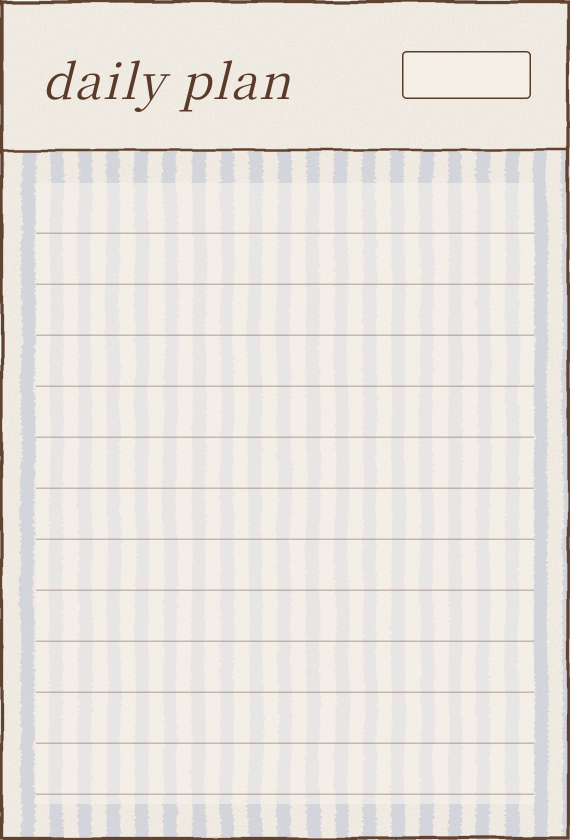
#> input picture assets/objects/daily.png, 1140 x 1680 px, given in place of vinyl-recorder.png, which was not available (shown at 1/2 size)
$ python build_assets_b.py
#> lines starting #> are read from the running program, lines starting #| are printed output that depends on the picture; after the words box and inside, x2 and y2 are one past the last pixel; in counts of white or black regions, pixels touching at a corner belong together
#!/usr/bin/env python3
"""Phase B 素材:素材庫(相框 / 貼紙)、月曆、筆記本封面去背、內頁左右頁、封底,並把月曆與筆記本在桌面上的舊物件補底。
用法:python3 tools/build_assets_b.py <素材資料夾>   (需先跑過 build_assets.py)"""
import sys, os, json, math
import numpy as np, cv2
from PIL import Image, ImageDraw, ImageFilter
SRC = sys.argv[1] if len(sys.argv) > 1 else '素材'
ROOT = os.path.dirname(os.path.dirname(os.path.abspath(__file__)))
A = lambda *p: os.path.join(ROOT, 'assets', *p)
def save(im, path):
    im.save(path, optimize=True); print(path, im.size, os.path.getsize(path)//1024, 'KB')
def fit_long(im, n=1200):
    s = n / max(im.size)
    return im.resize((round(im.width*s), round(im.height*s)), Image.LANCZOS) if s < 1 else im

# ── 素材庫:裁到內容範圍、長邊 ≤1200;相框另外算出照片窗口(內部不連到外面的透明區)──
lib = {}
for kind, folder, name in [('frame', '相框', 'vinyl-recorder.png'), ('sticker', '貼紙', 'vinyl-recorder-2.png')]:
    im = Image.open(os.path.join(SRC, '共用素材庫', folder, name)).convert('RGBA')
#> im is the input picture: PIL image 1140x1680 RGBA; mean R, G, B, A 231.7, 227.1, 221.8, 254.8
    im = fit_long(im.crop(im.split()[-1].getbbox()))
    out = A('library', 'frames' if kind == 'frame' else 'stickers', ('polaroid-01' if kind == 'frame' else 'note-01') + '.png')
    save(im, out)
#| assets/library/frames/polaroid-01.png (814, 1200) 1015 KB
    rec = {'w': im.width, 'h': im.height}
#> rec = {'w': 814, 'h': 1200}
    if kind == 'frame':
        al = np.array(im.split()[-1]); m = (al < 10).astype(np.uint8)
#> after `al = np.array(im.split()[-1])`:
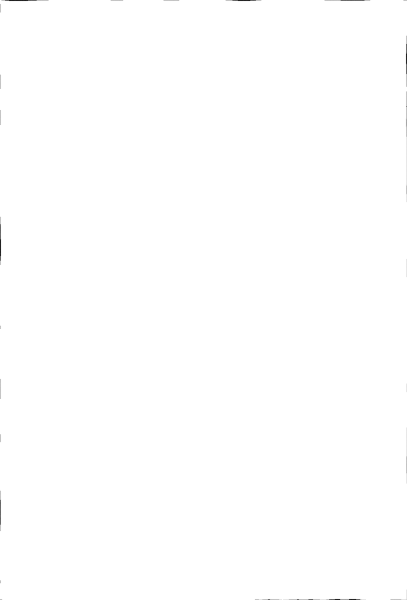
#> al: shape (1200, 814) (shown at 1/2 size); min 0, max 255, mean 254.8
#> after `m = (al < 10).astype(np.uint8)`:
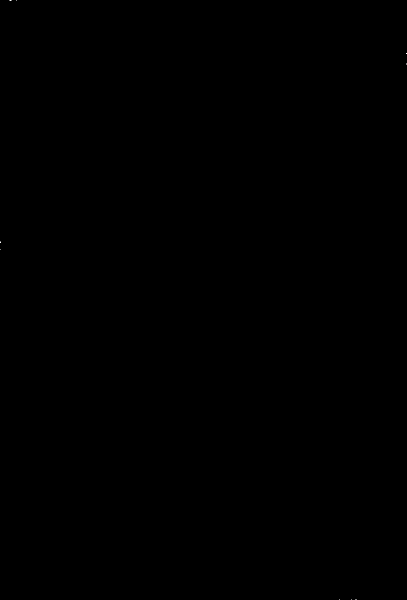
#> m: shape (1200, 814) (shown at 1/2 size); values 0 (black) and 1 (white), 0% white in thin lines or dots
        n, lab, st, _ = cv2.connectedComponentsWithStats(m, connectivity=4)
#> lab: shape (1200, 814) int32; 10 distinct labels, from 0 to 9
#> n = 10; st = [[0, 0, 814, 1200, 976783], [19, 0, 4, 1, 4], [32, 0, 1, 1, 1], [813, 106, 1, 2, 2], [813, 127, 1, 2, 2], [0, 483, 1, 3, 3], [0, 498, 1, 1, 1], [679, 1199, 1, 1, 1], [702, 1199, 1, 1, 1], [711, 1199, 2, 1, 2]]
        best = None
        for i in range(1, n):
            x, y, w, h, a = st[i]
            if x > 0 and y > 0 and x + w < im.width and y + h < im.height and (best is None or a > st[best][4]): best = i
#> this loop made 9 passes
#> (the run stopped early here; a loop or call above may not have finished)

$ run again, on assets/objects/laptop.png
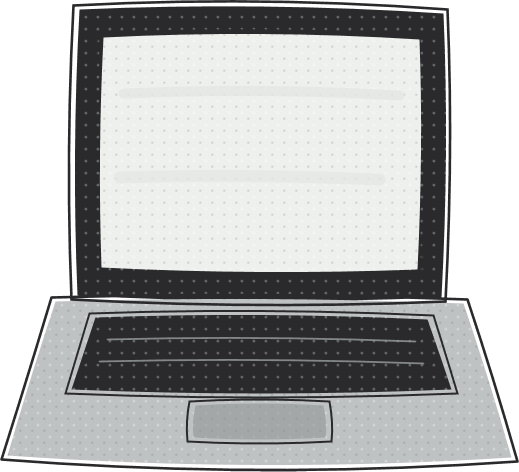
#> input picture assets/objects/laptop.png, 1038 x 943 px, given in place of vinyl-recorder.png, which was not available (shown at 1/2 size)
#> im is the input picture: PIL image 1038x943 RGBA; mean R, G, B, A 119.2, 120.4, 120.5, 194.2
#| assets/library/frames/polaroid-01.png (1038, 943) 45 KB
#> `m = (al < 10).astype(np.uint8)`:
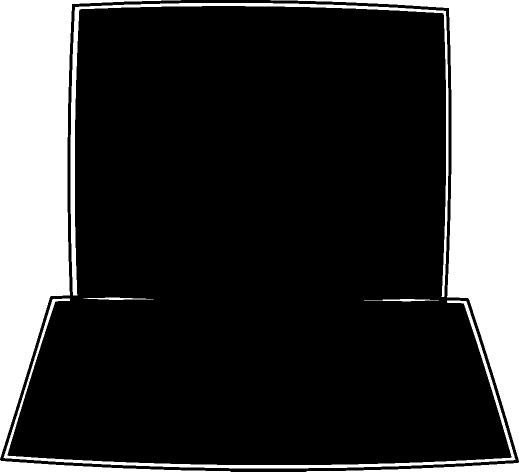
#> m: shape (943, 1038) (shown at 1/2 size); values 0 (black) and 1 (white), 23.4% white; 8 white regions, largest, box (x1, y1, x2, y2) and area: (541, 0, 1038, 921) 100341, (0, 0, 362, 917) 98871, (141, 6, 897, 594) 12290
#> `n, lab, st, _ = cv2.connectedComponentsWithStats(m, connectivity=4)`:
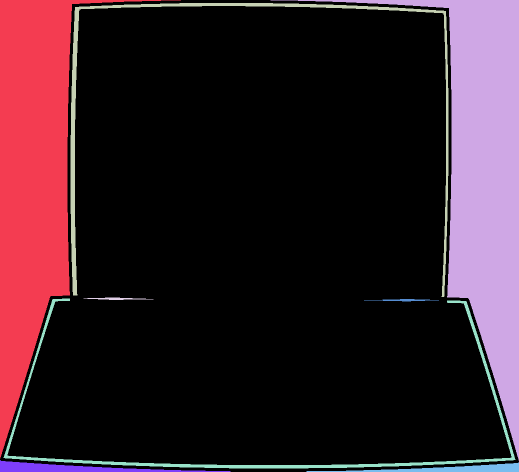
#> lab: shape (943, 1038) int32 (shown at 1/2 size); 9 distinct labels, from 0 to 8; one colour per label, 0 black
#> n = 9; st = [[0, 0, 1038, 943, 749515], [0, 0, 362, 917, 98871], [541, 0, 497, 921, 100341], [141, 6, 756, 588, 12290], [167, 595, 140, 5, 385], [7, 597, 1024, 340, 10245], [728, 598, 150, 5, 376], [0, 920, 461, 23, 3928], [613, 924, 425, 19, 2883]]
#> the loop `for i in range(1, n):` made 8 passes
#> after the loop `for i in range(1, n):`: best = 3
#> `x, y, w, h, _ = st[best]`: x = 141; y = 6; w = 756; h = 588
#| {"frame": {"w": 1038, "h": 943, "window": [13.584, 0.636, 72.832, 62.354]}, "sticker": {"w": 1038, "h": 943}}
